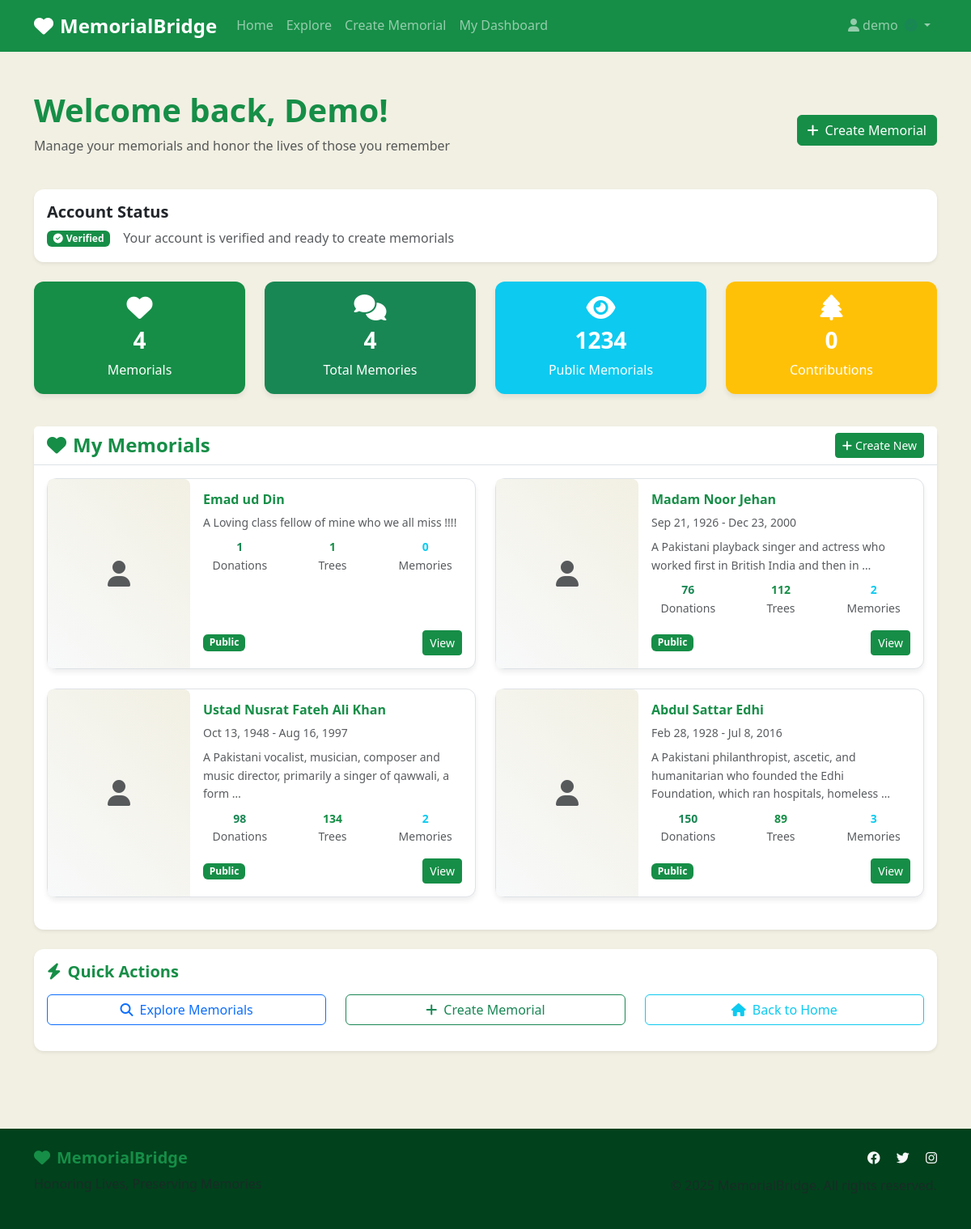
The page /dashboard/ (signed in) on the database its author committed.
### main_app/models.py (models this page shows, shortened)
class UserProfile(models.Model):
    user = models.OneToOneField(User, on_delete=models.CASCADE)
    verified = models.BooleanField(default=False)

class Memorial(models.Model):
    VISIBILITY_CHOICES = [
        ('public', 'Public'),
        ('private', 'Private'),
    ]
    owner = models.ForeignKey(UserProfile, on_delete=models.CASCADE, related_name='memorials')
    name = models.CharField(max_length=200)
    slug = models.SlugField(unique=True, blank=True)
    dob = models.DateField(null=True, blank=True, verbose_name="Date of Birth")
    dod = models.DateField(null=True, blank=True, verbose_name="Date of Passing")
    bio = models.TextField(blank=True, help_text="Biography or description")
    cover_image = models.ImageField(upload_to='memorial_covers/', blank=True, null=True)
    visibility = models.CharField(max_length=10, choices=VISIBILITY_CHOICES, default='public')
    donations_count = models.IntegerField(default=0)
    trees_planted_count = models.IntegerField(default=0)
    created_at = models.DateTimeField(auto_now_add=True)
    updated_at = models.DateTimeField(auto_now=True)
    class Meta:
        ordering = ['-created_at']

### main_app/views.py (the view)
# urls.py: path('dashboard/', views.user_dashboard, name='dashboard'),
@login_required
def user_dashboard(request):
    try:
        user_profile = request.user.userprofile
        memorials = user_profile.memorials.all()
    except UserProfile.DoesNotExist:
        UserProfile.objects.create(user=request.user)
        memorials = []
    context = {
        'memorials': memorials,
        'user_profile': user_profile
    }
    return render(request, 'main_app/dashboard.html', context)

### templates/main_app/dashboard.html (shortened to what this page needs)
{% extends 'base.html' %}
{% load static %}
{% block content %}
<div class="container py-5">
    <div class="row mb-4">
        <div class="col-12">
            <div class="d-flex justify-content-between align-items-center">
                <div>
                    <h1 class="fw-bold text-primary mb-2">
                        Welcome back, {{ user.first_name|default:user.username }}!
                    </h1>
                    <p class="text-muted">Manage your memorials and honor the lives of those you remember</p>
                </div>
                <div>
                    {% if user_profile.verified %}
                    <a href="{% url 'create_memorial' %}" class="btn btn-primary">
                        <i class="fas fa-plus me-2"></i>Create Memorial
                    </a>
                    {% else %}
                    <a href="{% url 'verify_email' %}" class="btn btn-warning">
                        <i class="fas fa-exclamation-triangle me-2"></i>Verify Email
                    </a>
                    {% endif %}
                </div>
            </div>
        </div>
    </div>
    <div class="row mb-4">
        <div class="col-12">
            <div class="card border-0 shadow-sm">
                <div class="card-body">
                    <div class="row align-items-center">
                        <div class="col-md-8">
                            <h5 class="card-title mb-2">Account Status</h5>
                            <div class="d-flex align-items-center">
                                {% if user_profile.verified %}
                                <span class="badge bg-success me-3">
                                    <i class="fas fa-check-circle me-1"></i>Verified
                                </span>
                                <span class="text-muted">Your account is verified and ready to create memorials</span>
                                {% else %}
                                <span class="badge bg-warning me-3">
                                    <i class="fas fa-exclamation-circle me-1"></i>Unverified
                                </span>
                                <span class="text-muted">Please verify your email to create memorials</span>
                                {% endif %}
                            </div>
                        </div>
                    </div>
                </div>
            </div>
        </div>
    </div>
    <div class="row mb-4">
        <div class="col-md-3 mb-3">
            <div class="card bg-primary text-white border-0">
                <div class="card-body text-center">
                    <i class="fas fa-heart fa-2x mb-2"></i>
                    <h3 class="card-title">{{ memorials.count }}</h3>
                    <p class="card-text">Memorial{{ memorials.count|pluralize }}</p>
                </div>
            </div>
        </div>
        <div class="col-md-3 mb-3">
            <div class="card bg-success text-white border-0">
                <div class="card-body text-center">
                    <i class="fas fa-comments fa-2x mb-2"></i>
                    <h3 class="card-title">
                        {% widthratio memorials 1 0 as total_memories %}
                        {{ memorials|length }}
                    </h3>
                    <p class="card-text">Total Memories</p>
                </div>
            </div>
        </div>
        <div class="col-md-3 mb-3">
            <div class="card bg-info text-white border-0">
                <div class="card-body text-center">
                    <i class="fas fa-eye fa-2x mb-2"></i>
                    <h3 class="card-title">
                        {% for memorial in memorials %}{% if memorial.visibility == 'public' %}{{ forloop.counter }}{% endif %}{% endfor %}
                    </h3>
                    <p class="card-text">Public Memorials</p>
                </div>
            </div>
        </div>
        <div class="col-md-3 mb-3">
            <div class="card bg-warning text-white border-0">
                <div class="card-body text-center">
                    <i class="fas fa-tree fa-2x mb-2"></i>
                    <h3 class="card-title">
                        {% widthratio memorials 1 0 as total_contributions %}
                        {% for memorial in memorials %}
                            {% widthratio memorial.donations_count 1 memorial.trees_planted_count as memorial_total %}
                        {% endfor %}
                        0
                    </h3>
                    <p class="card-text">Contributions</p>
                </div>
            </div>
        </div>
    </div>
    <div class="row">
        <div class="col-12">
            <div class="card border-0 shadow-sm">
                <div class="card-header bg-white border-bottom">
                    <div class="d-flex justify-content-between align-items-center">
                        <h4 class="mb-0 text-primary">
                            <i class="fas fa-heart me-2"></i>My Memorials
                        </h4>
                        {% if user_profile.verified %}
                        <a href="{% url 'create_memorial' %}" class="btn btn-primary btn-sm">
                            <i class="fas fa-plus me-1"></i>Create New
                        </a>
                        {% endif %}
                    </div>
                </div>
                <div class="card-body">
                    {% if memorials %}
                    <div class="row">
                        {% for memorial in memorials %}
                        <div class="col-lg-6 mb-4">
                            <div class="card memorial-card border h-100">
                                <div class="row g-0 h-100">
                                    <div class="col-4">
                                        {% if memorial.cover_image %}
                                        <img src="{{ memorial.cover_image.url }}" class="img-fluid h-100 object-cover rounded-start" alt="{{ memorial.name }}">
                                        {% else %}
                                        <div class="memorial-placeholder h-100 d-flex align-items-center justify-content-center bg-light rounded-start">
                                            <i class="fas fa-user fa-2x text-muted"></i>
                                        </div>
                                        {% endif %}
                                    </div>
                                    <div class="col-8">
                                        <div class="card-body d-flex flex-column h-100">
                                            <div class="flex-grow-1">
                                                <h6 class="card-title text-primary mb-2">{{ memorial.name }}</h6>
                                                {% if memorial.dob and memorial.dod %}
                                                <p class="text-muted small mb-2">
                                                    {{ memorial.dob|date:"M j, Y" }} - {{ memorial.dod|date:"M j, Y" }}
                                                </p>
                                                {% endif %}
                                                <p class="card-text small text-muted mb-2">
                                                    {{ memorial.bio|truncatewords:15|default:"No description provided." }}
                                                </p>
                                                <div class="memorial-stats small">
                                                    <div class="row text-center">
                                                        <div class="col-4">
                                                            <div class="text-success fw-bold">{{ memorial.donations_count }}</div>
                                                            <div class="text-muted">Donations</div>
                                                        </div>
                                                        <div class="col-4">
                                                            <div class="text-primary fw-bold">{{ memorial.trees_planted_count }}</div>
                                                            <div class="text-muted">Trees</div>
                                                        </div>
                                                        <div class="col-4">
                                                            <div class="text-info fw-bold">{{ memorial.memories.count }}</div>
                                                            <div class="text-muted">Memories</div>
                                                        </div>
                                                    </div>
                                                </div>
                                            </div>
                                            <div class="memorial-actions mt-3">
                                                <div class="d-flex justify-content-between align-items-center">
                                                    <span class="badge bg-{% if memorial.visibility == 'public' %}success{% else %}secondary{% endif %} small">
                                                        {{ memorial.get_visibility_display }}
                                                    </span>
                                                    <a href="{% url 'memorial_detail' memorial.slug %}" class="btn btn-primary btn-sm">
                                                        View
                                                    </a>
                                                </div>
                                            </div>
                                        </div>
                                    </div>
                                </div>
                            </div>
                        </div>
                        {% endfor %}
                    </div>
                    {% endif %}
                </div>
            </div>
        </div>
    </div>
    <div class="row mt-4">
        <div class="col-12">
            <div class="card border-0 shadow-sm">
                <div class="card-body">
                    <h5 class="card-title text-primary mb-3">
                        <i class="fas fa-bolt me-2"></i>Quick Actions
                    </h5>
                    <div class="row">
                        <div class="col-md-4 mb-3">
                            <a href="{% url 'explore' %}" class="btn btn-outline-primary w-100">
                                <i class="fas fa-search me-2"></i>Explore Memorials
                            </a>
                        </div>
                        {% if user_profile.verified %}
                        <div class="col-md-4 mb-3">
                            <a href="{% url 'create_memorial' %}" class="btn btn-outline-success w-100">
                                <i class="fas fa-plus me-2"></i>Create Memorial
                            </a>
                        </div>
                        {% endif %}
                        <div class="col-md-4 mb-3">
                            <a href="{% url 'home' %}" class="btn btn-outline-info w-100">
                                <i class="fas fa-home me-2"></i>Back to Home
                            </a>
                        </div>
                    </div>
                </div>
            </div>
        </div>
    </div>
</div>
{% endblock %}

### templates/base.html (shortened to what this page needs)
<!DOCTYPE html>
<html lang="en">
<head>
    <link href="https://cdn.jsdelivr.net/npm/bootstrap@5.3.0/dist/css/bootstrap.min.css" rel="stylesheet">
    <link rel="stylesheet" href="https://cdnjs.cloudflare.com/ajax/libs/font-awesome/6.4.0/css/all.min.css">
    {% load static %}
    <link rel="stylesheet" href="{% static 'css/global.css' %}">
</head>
<body>
    <nav class="navbar navbar-expand-lg navbar-dark bg-primary sticky-top">
        <div class="container">
            <a class="navbar-brand fw-bold" href="{% url 'home' %}">
                <i class="fas fa-heart me-2"></i>MemorialBridge
            </a>
            <div class="collapse navbar-collapse" id="navbarNav">
                <ul class="navbar-nav me-auto">
                    <li class="nav-item">
                        <a class="nav-link" href="{% url 'home' %}">Home</a>
                    </li>
                    <li class="nav-item">
                        <a class="nav-link" href="{% url 'explore' %}">Explore</a>
                    </li>
                    {% if user.is_authenticated %}
                    <li class="nav-item">
                        <a class="nav-link" href="{% url 'create_memorial' %}">Create Memorial</a>
                    </li>
                    <li class="nav-item">
                        <a class="nav-link" href="{% url 'dashboard' %}">My Dashboard</a>
                    </li>
                    {% endif %}
                </ul>
                <ul class="navbar-nav">
                    {% if user.is_authenticated %}
                    <li class="nav-item dropdown">
                        <a class="nav-link dropdown-toggle" href="#" role="button" data-bs-toggle="dropdown">
                            <i class="fas fa-user me-1"></i>{{ user.username }}
                            {% if user.userprofile.verified %}
                                <i class="fas fa-check-circle text-success ms-1" title="Verified"></i>
                            {% else %}
                                <i class="fas fa-exclamation-circle text-warning ms-1" title="Unverified"></i>
                            {% endif %}
                        </a>
                    </li>
                    {% endif %}
                </ul>
            </div>
        </div>
    </nav>
    <main>
        {% block content %}{% endblock %}
    </main>
    <footer class="bg-dark text-light py-4 mt-5">
        <div class="container">
            <div class="row">
                <div class="col-md-6">
                    <h5><i class="fas fa-heart me-2"></i>MemorialBridge</h5>
                    <p class="text-muted">Honoring Lives, Preserving Memories</p>
                </div>
                <div class="col-md-6 text-md-end">
                    <div class="social-links">
                        <a href="#" class="text-light me-3"><i class="fab fa-facebook"></i></a>
                        <a href="#" class="text-light me-3"><i class="fab fa-twitter"></i></a>
                        <a href="#" class="text-light"><i class="fab fa-instagram"></i></a>
                    </div>
                    <p class="text-muted mt-2">&copy; 2025 MemorialBridge. All rights reserved.</p>
                </div>
            </div>
        </div>
    </footer>
</body>
</html>

### rows shown on the page
UserProfile: count "4"
Memorial: name "Emad ud Din", bio "A Loving class fellow of mine who we all miss !!!!", donations_count "1", trees_planted_count "1", memories.count "0", visibility "Public"
Memorial: name "Madam Noor Jehan", dob "Sep 21, 1926", dod "Dec 23, 2000", bio "A Pakistani playback singer and actress who worked first in British India and then in …", donations_count "76", trees_planted_count "112", memories.count "2", visibility "Public"
Memorial: name "Ustad Nusrat Fateh Ali Khan", dob "Oct 13, 1948", dod "Aug 16, 1997", bio "A Pakistani vocalist, musician, composer and music director, primarily a singer of qawwali, a form …", donations_count "98", trees_planted_count "134", memories.count "2", visibility "Public"
Memorial: name "Abdul Sattar Edhi", dob "Feb 28, 1928", dod "Jul 8, 2016", bio "A Pakistani philanthropist, ascetic, and humanitarian who founded the Edhi Foundation, which ran hospitals, homeless …", donations_count "150", trees_planted_count "89", memories.count "3", visibility "Public"

### other values the page prints
{{ user.username }} "demo"
{{ user.first_name|default:user.username }} "Demo"
{{ memorials|length }} "4"
